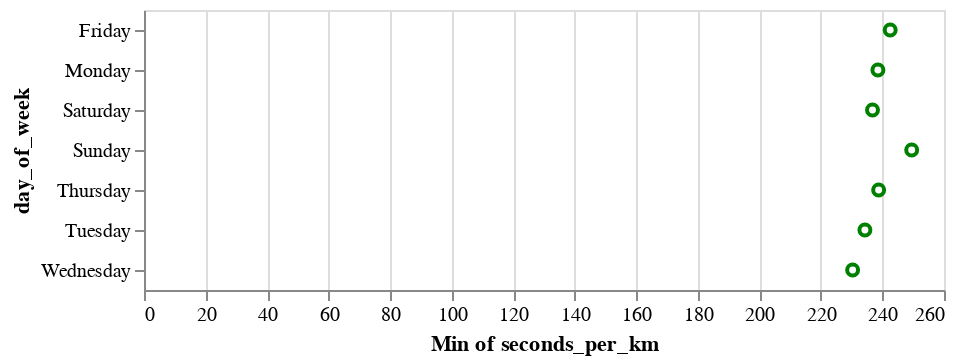

Notebook code cell kept with this figure:
### Code cell
alt.Chart(df).mark_point(color='green').encode(
    alt.X('seconds_per_km', "min"),
    alt.Y('day_of_week'),
    # alt.Color('day_of_week'),
)

### Figure 1 — Vega-Lite specification as saved in the notebook (floating-point values rounded to 4 significant figures)
{"config": {"view": {"continuousWidth": 400, "continuousHeight": 300}}, "data": {"name": "data-e1133b463a748acecaab2035f4a9aa6b"}, "mark": {"type": "point", "color": "green"}, "encoding": {"x": {"aggregate": "min", "field": "seconds_per_km", "type": "quantitative"}, "y": {"field": "day_of_week", "type": "nominal"}}, "$schema": "https://vega.github.io/schema/vega-lite/v4.17.0.json", "datasets": {"data-e1133b463a748acecaab2035f4a9aa6b": [{"Unnamed: 0": 182, "type": 1, "startTime": "2022-01-10T13:39:17+00:00", "sportTime(s)": 453, "maxPace(/meter)": 7.246, "minPace(/meter)": 0.2501, "distance(m)": 1191.0, "avgPace(/meter)": 0.3787, "calories(kcal)": 71.0, "date": "2022-01-10T20:39:00", "seconds_per_km": 380.4, "speed_per_km": "06:20.35", "distance_rounded": 1.0, "day_of_week": "Monday"}, {"Unnamed: 0": 178, "type": 1, "startTime": "2022-01-13T09:23:16+00:00", "sportTime(s)": 290, "maxPace(/meter)": 2.342, "minPace(/meter)": 0.1982, "distance(m)": 1004.0, "avgPace(/meter)": 0.2878, "calories(kcal)": 60.0, "date": "2022-01-13T16:23:00", "seconds_per_km": 288.8, "speed_per_km": "04:48.84", "distance_rounded": 1.0, "day_of_week": "Thursday"}, {"Unnamed: 0": 176, "type": 1, "startTime": "2022-02-03T10:41:12+00:00", "sportTime(s)": 265, "maxPace(/meter)": 0.609, "minPace(/meter)": 0.1993, "distance(m)": 1001.0, "avgPace(/meter)": 0.2637, "calories(kcal)": 39.0, "date": "2022-02-03T17:41:00", "seconds_per_km": 264.7, "speed_per_km": "04:24.74", "distance_rounded": 1.0, "day_of_week": "Thursday"}, {"Unnamed: 0": 172, "type": 1, "startTime": "2022-02-05T11:46:47+00:00", "sportTime(s)": 283, "maxPace(/meter)": 0.6911, "minPace(/meter)": 0.229, "distance(m)": 1006.0, "avgPace(/meter)": 0.2803, "calories(kcal)": 50.0, "date": "2022-02-05T18:46:00", "seconds_per_km": 281.3, "speed_per_km": "04:41.31", "distance_rounded": 1.0, "day_of_week": "Saturday"}, {"Unnamed: 0": 169, "type": 1, "startTime": "2022-02-06T11:36:48+00:00", "sportTime(s)": 272, "maxPace(/meter)": 0.6361, "minPace(/meter)": 0.2325, "distance(m)": 1013.0, "avgPace(/meter)": 0.2675, "calories(kcal)": 34.0, "date": "2022-02-06T18:36:00", "seconds_per_km": 268.5, "speed_per_km": "04:28.51", "distance_rounded": 1.0, "day_of_week": "Sunday"}, {"Unnamed: 0": 166, "type": 1, "startTime": "2022-02-11T11:49:54+00:00", "sportTime(s)": 264, "maxPace(/meter)": 0.788, "minPace(/meter)": 0.198, "distance(m)": 1004.0, "avgPace(/meter)": 0.26, "calories(kcal)": 39.0, "date": "2022-02-11T18:49:00", "seconds_per_km": 262.9, "speed_per_km": "04:22.95", "distance_rounded": 1.0, "day_of_week": "Friday"}, {"Unnamed: 0": 163, "type": 1, "startTime": "2022-02-12T11:25:02+00:00", "sportTime(s)": 259, "maxPace(/meter)": 0.5571, "minPace(/meter)": 0.1928, "distance(m)": 1011.0, "avgPace(/meter)": 0.2552, "calories(kcal)": 44.0, "date": "2022-02-12T18:25:00", "seconds_per_km": 256.2, "speed_per_km": "04:16.18", "distance_rounded": 1.0, "day_of_week": "Saturday"}, {"Unnamed: 0": 161, "type": 1, "startTime": "2022-02-13T11:09:12+00:00", "sportTime(s)": 256, "maxPace(/meter)": 0.576, "minPace(/meter)": 0.194, "distance(m)": 1000.0, "avgPace(/meter)": 0.255, "calories(kcal)": 37.0, "date": "2022-02-13T18:09:00", "seconds_per_km": 256.0, "speed_per_km": "04:16.00", "distance_rounded": 1.0, "day_of_week": "Sunday"}, {"Unnamed: 0": 157, "type": 1, "startTime": "2022-02-14T11:50:09+00:00", "sportTime(s)": 287, "maxPace(/meter)": 0.7446, "minPace(/meter)": 0.2587, "distance(m)": 1002.0, "avgPace(/meter)": 0.2854, "calories(kcal)": 43.0, "date": "2022-02-14T18:50:00", "seconds_per_km": 286.4, "speed_per_km": "04:46.43", "distance_rounded": 1.0, "day_of_week": "Monday"}, {"Unnamed: 0": 155, "type": 1, "startTime": "2022-02-16T11:12:40+00:00", "sportTime(s)": 284, "maxPace(/meter)": 2.165, "minPace(/meter)": 0.1834, "distance(m)": 1001.0, "avgPace(/meter)": 0.2827, "calories(kcal)": 60.0, "date": "2022-02-16T18:12:00", "seconds_per_km": 283.7, "speed_per_km": "04:43.72", "distance_rounded": 1.0, "day_of_week": "Wednesday"}, {"Unnamed: 0": 152, "type": 1, "startTime": "2022-03-05T00:10:22+00:00", "sportTime(s)": 282, "maxPace(/meter)": 0.6154, "minPace(/meter)": 0.2083, "distance(m)": 1006.0, "avgPace(/meter)": 0.2793, "calories(kcal)": 55.0, "date": "2022-03-05T07:10:00", "seconds_per_km": 280.3, "speed_per_km": "04:40.32", "distance_rounded": 1.0, "day_of_week": "Saturday"}, {"Unnamed: 0": 150, "type": 1, "startTime": "2022-03-18T11:26:11+00:00", "sportTime(s)": 282, "maxPace(/meter)": 0.8749, "minPace(/meter)": 0.2372, "distance(m)": 1005.0, "avgPace(/meter)": 0.2796, "calories(kcal)": 47.0, "date": "2022-03-18T18:26:00", "seconds_per_km": 280.6, "speed_per_km": "04:40.60", "distance_rounded": 1.0, "day_of_week": "Friday"}, {"Unnamed: 0": 146, "type": 1, "startTime": "2022-03-28T11:45:13+00:00", "sportTime(s)": 311, "maxPace(/meter)": 0.639, "minPace(/meter)": 0.2149, "distance(m)": 1046.0, "avgPace(/meter)": 0.2964, "calories(kcal)": 57.0, "date": "2022-03-28T18:45:00", "seconds_per_km": 297.3, "speed_per_km": "04:57.32", "distance_rounded": 1.0, "day_of_week": "Monday"}, {"Unnamed: 0": 144, "type": 1, "startTime": "2022-03-29T12:02:25+00:00", "sportTime(s)": 303, "maxPace(/meter)": 0.6835, "minPace(/meter)": 0.2301, "distance(m)": 1003.0, "avgPace(/meter)": 0.3011, "calories(kcal)": 57.0, "date": "2022-03-29T19:02:00", "seconds_per_km": 302.1, "speed_per_km": "05:2.09", "distance_rounded": 1.0, "day_of_week": "Tuesday"}, {"Unnamed: 0": 142, "type": 1, "startTime": "2022-03-30T11:52:16+00:00", "sportTime(s)": 285, "maxPace(/meter)": 0.4753, "minPace(/meter)": 0.1658, "distance(m)": 1001.0, "avgPace(/meter)": 0.2837, "calories(kcal)": 49.0, "date": "2022-03-30T18:52:00", "seconds_per_km": 284.7, "speed_per_km": "04:44.72", "distance_rounded": 1.0, "day_of_week": "Wednesday"}, {"Unnamed: 0": 140, "type": 1, "startTime": "2022-04-04T10:57:56+00:00", "sportTime(s)": 271, "maxPace(/meter)": 0.7117, "minPace(/meter)": 0.2248, "distance(m)": 1000.0, "avgPace(/meter)": 0.27, "calories(kcal)": 48.0, "date": "2022-04-04T17:57:00", "seconds_per_km": 271.0, "speed_per_km": "04:31.00", "distance_rounded": 1.0, "day_of_week": "Monday"}, {"Unnamed: 0": 137, "type": 1, "startTime": "2022-04-08T11:39:28+00:00", "sportTime(s)": 274, "maxPace(/meter)": 0.6707, "minPace(/meter)": 0.2315, "distance(m)": 1000.0, "avgPace(/meter)": 0.273, "calories(kcal)": 51.0, "date": "2022-04-08T18:39:00", "seconds_per_km": 274.0, "speed_per_km": "04:34.00", "distance_rounded": 1.0, "day_of_week": "Friday"}, {"Unnamed: 0": 134, "type": 1, "startTime": "2022-04-10T11:41:58+00:00", "sportTime(s)": 277, "maxPace(/meter)": 0.6873, "minPace(/meter)": 0.2137, "distance(m)": 1006.0, "avgPace(/meter)": 0.2744, "calories(kcal)": 45.0, "date": "2022-04-10T18:41:00", "seconds_per_km": 275.3, "speed_per_km": "04:35.35", "distance_rounded": 1.0, "day_of_week": "Sunday"}, {"Unnamed: 0": 131, "type": 1, "startTime": "2022-04-13T10:48:11+00:00", "sportTime(s)": 278, "maxPace(/meter)": 0.7634, "minPace(/meter)": 0.2038, "distance(m)": 1000.0, "avgPace(/meter)": 0.277, "calories(kcal)": 44.0, "date": "2022-04-13T17:48:00", "seconds_per_km": 278.0, "speed_per_km": "04:38.00", "distance_rounded": 1.0, "day_of_week": "Wednesday"}, {"Unnamed: 0": 128, "type": 1, "startTime": "2022-04-15T09:54:21+00:00", "sportTime(s)": 278, "maxPace(/meter)": 0.7968, "minPace(/meter)": 0.244, "distance(m)": 1005.0, "avgPace(/meter)": 0.2756, "calories(kcal)": 39.0, "date": "2022-04-15T16:54:00", "seconds_per_km": 276.6, "speed_per_km": "04:36.62", "distance_rounded": 1.0, "day_of_week": "Friday"}, {"Unnamed: 0": 125, "type": 1, "startTime": "2022-04-26T11:40:21+00:00", "sportTime(s)": 354, "maxPace(/meter)": 1.115, "minPace(/meter)": 0.1997, "distance(m)": 1201.0, "avgPace(/meter)": 0.2939, "calories(kcal)": 62.0, "date": "2022-04-26T18:40:00", "seconds_per_km": 294.8, "speed_per_km": "04:54.75", "distance_rounded": 1.0, "day_of_week": "Tuesday"}, {"Unnamed: 0": 123, "type": 1, "startTime": "2022-04-27T11:31:56+00:00", "sportTime(s)": 270, "maxPace(/meter)": 0.6803, "minPace(/meter)": 0.2187, "distance(m)": 1002.0, "avgPace(/meter)": 0.2685, "calories(kcal)": 48.0, "date": "2022-04-27T18:31:00", "seconds_per_km": 269.5, "speed_per_km": "04:29.46", "distance_rounded": 1.0, "day_of_week": "Wednesday"}, {"Unnamed: 0": 121, "type": 1, "startTime": "2022-04-28T10:37:51+00:00", "sportTime(s)": 279, "maxPace(/meter)": 0.8052, "minPace(/meter)": 0.221, "distance(m)": 1002.0, "avgPace(/meter)": 0.2774, "calories(kcal)": 50.0, "date": "2022-04-28T17:37:00", "seconds_per_km": 278.4, "speed_per_km": "04:38.44", "distance_rounded": 1.0, "day_of_week": "Thursday"}, {"Unnamed: 0": 119, "type": 1, "startTime": "2022-04-29T11:01:29+00:00", "sportTime(s)": 495, "maxPace(/meter)": 1.217, "minPace(/meter)": 0.2073, "distance(m)": 1651.0, "avgPace(/meter)": 0.2974, "calories(kcal)": 89.0, "date": "2022-04-29T18:01:00", "seconds_per_km": 299.8, "speed_per_km": "04:59.82", "distance_rounded": 1.0, "day_of_week": "Friday"}, {"Unnamed: 0": 117, "type": 1, "startTime": "2022-05-01T09:48:50+00:00", "sportTime(s)": 283, "maxPace(/meter)": 0.8224, "minPace(/meter)": 0.2239, "distance(m)": 1006.0, "avgPace(/meter)": 0.2803, "calories(kcal)": 41.0, "date": "2022-05-01T16:48:00", "seconds_per_km": 281.3, "speed_per_km": "04:41.31", "distance_rounded": 1.0, "day_of_week": "Sunday"}, {"Unnamed: 0": 112, "type": 1, "startTime": "2022-05-04T11:52:29+00:00", "sportTime(s)": 279, "maxPace(/meter)": 0.6135, "minPace(/meter)": 0.2112, "distance(m)": 1007.0, "avgPace(/meter)": 0.2761, "calories(kcal)": 42.0, "date": "2022-05-04T18:52:00", "seconds_per_km": 277.1, "speed_per_km": "04:37.06", "distance_rounded": 1.0, "day_of_week": "Wednesday"}, {"Unnamed: 0": 110, "type": 1, "startTime": "2022-05-05T11:15:38+00:00", "sportTime(s)": 292, "maxPace(/meter)": 0.7042, "minPace(/meter)": 0.216, "distance(m)": 1000.0, "avgPace(/meter)": 0.291, "calories(kcal)": 52.0, "date": "2022-05-05T18:15:00", "seconds_per_km": 292.0, "speed_per_km": "04:52.00", "distance_rounded": 1.0, "day_of_week": "Thursday"}, {"Unnamed: 0": 107, "type": 1, "startTime": "2022-05-06T10:16:48+00:00", "sportTime(s)": 273, "maxPace(/meter)": 0.7022, "minPace(/meter)": 0.2276, "distance(m)": 1003.0, "avgPace(/meter)": 0.2712, "calories(kcal)": 47.0, "date": "2022-05-06T17:16:00", "seconds_per_km": 272.2, "speed_per_km": "04:32.18", "distance_rounded": 1.0, "day_of_week": "Friday"}, {"Unnamed: 0": 104, "type": 1, "startTime": "2022-05-07T09:47:30+00:00", "sportTime(s)": 290, "maxPace(/meter)": 212.0, "minPace(/meter)": 0.2129, "distance(m)": 1040.0, "avgPace(/meter)": 0.278, "calories(kcal)": 52.0, "date": "2022-05-07T16:47:00", "seconds_per_km": 278.8, "speed_per_km": "04:38.85", "distance_rounded": 1.0, "day_of_week": "Saturday"}, {"Unnamed: 0": 102, "type": 1, "startTime": "2022-05-08T11:24:19+00:00", "sportTime(s)": 287, "maxPace(/meter)": 225.0, "minPace(/meter)": 0.2221, "distance(m)": 1026.0, "avgPace(/meter)": 0.279, "calories(kcal)": 56.0, "date": "2022-05-08T18:24:00", "seconds_per_km": 279.7, "speed_per_km": "04:39.73", "distance_rounded": 1.0, "day_of_week": "Sunday"}, {"Unnamed: 0": 99, "type": 1, "startTime": "2022-05-12T11:36:50+00:00", "sportTime(s)": 281, "maxPace(/meter)": 178.0, "minPace(/meter)": 0.1781, "distance(m)": 1007.0, "avgPace(/meter)": 0.278, "calories(kcal)": 59.0, "date": "2022-05-12T18:36:00", "seconds_per_km": 279.0, "speed_per_km": "04:39.05", "distance_rounded": 1.0, "day_of_week": "Thursday"}, {"Unnamed: 0": 96, "type": 1, "startTime": "2022-05-13T11:36:23+00:00", "sportTime(s)": 291, "maxPace(/meter)": 201.0, "minPace(/meter)": 0.2015, "distance(m)": 1024.0, "avgPace(/meter)": 0.283, "calories(kcal)": 55.0, "date": "2022-05-13T18:36:00", "seconds_per_km": 284.2, "speed_per_km": "04:44.18", "distance_rounded": 1.0, "day_of_week": "Friday"}, {"Unnamed: 0": 92, "type": 1, "startTime": "2022-05-15T11:36:24+00:00", "sportTime(s)": 281, "maxPace(/meter)": 197.0, "minPace(/meter)": 0.1974, "distance(m)": 1028.0, "avgPace(/meter)": 0.273, "calories(kcal)": 51.0, "date": "2022-05-15T18:36:00", "seconds_per_km": 273.3, "speed_per_km": "04:33.35", "distance_rounded": 1.0, "day_of_week": "Sunday"}, {"Unnamed: 0": 89, "type": 1, "startTime": "2022-05-16T11:31:34+00:00", "sportTime(s)": 302, "maxPace(/meter)": 210.0, "minPace(/meter)": 0.2106, "distance(m)": 1046.0, "avgPace(/meter)": 0.288, "calories(kcal)": 63.0, "date": "2022-05-16T18:31:00", "seconds_per_km": 288.7, "speed_per_km": "04:48.72", "distance_rounded": 1.0, "day_of_week": "Monday"}, {"Unnamed: 0": 86, "type": 1, "startTime": "2022-05-17T11:15:00+00:00", "sportTime(s)": 308, "maxPace(/meter)": 237.0, "minPace(/meter)": 0.2227, "distance(m)": 1049.0, "avgPace(/meter)": 0.293, "calories(kcal)": 63.0, "date": "2022-05-17T18:15:00", "seconds_per_km": 293.6, "speed_per_km": "04:53.61", "distance_rounded": 1.0, "day_of_week": "Tuesday"}, {"Unnamed: 0": 82, "type": 1, "startTime": "2022-05-21T13:48:24+00:00", "sportTime(s)": 287, "maxPace(/meter)": 0.6219, "minPace(/meter)": 0.2232, "distance(m)": 1003.0, "avgPace(/meter)": 0.2841, "calories(kcal)": 50.03, "date": "2022-05-21T20:48:00", "seconds_per_km": 286.1, "speed_per_km": "04:46.14", "distance_rounded": 1.0, "day_of_week": "Saturday"}, {"Unnamed: 0": 79, "type": 1, "startTime": "2022-05-22T10:22:47+00:00", "sportTime(s)": 267, "maxPace(/meter)": 0.815, "minPace(/meter)": 0.2136, "distance(m)": 1000.0, "avgPace(/meter)": 0.265, "calories(kcal)": 44.08, "date": "2022-05-22T17:22:00", "seconds_per_km": 267.0, "speed_per_km": "04:27.00", "distance_rounded": 1.0, "day_of_week": "Sunday"}, {"Unnamed: 0": 76, "type": 1, "startTime": "2022-05-23T11:46:59+00:00", "sportTime(s)": 267, "maxPace(/meter)": 0.668, "minPace(/meter)": 0.2187, "distance(m)": 1000.0, "avgPace(/meter)": 0.265, "calories(kcal)": 50.33, "date": "2022-05-23T18:46:00", "seconds_per_km": 267.0, "speed_per_km": "04:27.00", "distance_rounded": 1.0, "day_of_week": "Monday"}, {"Unnamed: 0": 73, "type": 1, "startTime": "2022-05-24T11:54:01+00:00", "sportTime(s)": 267, "maxPace(/meter)": 0.9251, "minPace(/meter)": 0.2227, "distance(m)": 1001.0, "avgPace(/meter)": 0.2647, "calories(kcal)": 44.15, "date": "2022-05-24T18:54:00", "seconds_per_km": 266.7, "speed_per_km": "04:26.73", "distance_rounded": 1.0, "day_of_week": "Tuesday"}, {"Unnamed: 0": 70, "type": 1, "startTime": "2022-05-25T10:56:04+00:00", "sportTime(s)": 241, "maxPace(/meter)": 0.9066, "minPace(/meter)": 0.1197, "distance(m)": 1003.0, "avgPace(/meter)": 0.2353, "calories(kcal)": 40.81, "date": "2022-05-25T17:56:00", "seconds_per_km": 240.3, "speed_per_km": "04:0.28", "distance_rounded": 1.0, "day_of_week": "Wednesday"}, {"Unnamed: 0": 67, "type": 1, "startTime": "2022-05-26T10:17:38+00:00", "sportTime(s)": 265, "maxPace(/meter)": 0.558, "minPace(/meter)": 0.1968, "distance(m)": 1003.0, "avgPace(/meter)": 0.2622, "calories(kcal)": 53.12, "date": "2022-05-26T17:17:00", "seconds_per_km": 264.2, "speed_per_km": "04:24.21", "distance_rounded": 1.0, "day_of_week": "Thursday"}, {"Unnamed: 0": 64, "type": 1, "startTime": "2022-05-27T11:35:19+00:00", "sportTime(s)": 277, "maxPace(/meter)": 0.757, "minPace(/meter)": 0.2449, "distance(m)": 1003.0, "avgPace(/meter)": 0.2742, "calories(kcal)": 43.04, "date": "2022-05-27T18:35:00", "seconds_per_km": 276.2, "speed_per_km": "04:36.17", "distance_rounded": 1.0, "day_of_week": "Friday"}, {"Unnamed: 0": 61, "type": 1, "startTime": "2022-05-28T10:39:29+00:00", "sportTime(s)": 271, "maxPace(/meter)": 0.6452, "minPace(/meter)": 0.2224, "distance(m)": 1005.0, "avgPace(/meter)": 0.2677, "calories(kcal)": 51.33, "date": "2022-05-28T17:39:00", "seconds_per_km": 269.7, "speed_per_km": "04:29.65", "distance_rounded": 1.0, "day_of_week": "Saturday"}, {"Unnamed: 0": 58, "type": 1, "startTime": "2022-05-29T11:19:12+00:00", "sportTime(s)": 253, "maxPace(/meter)": 0.4274, "minPace(/meter)": 0.1839, "distance(m)": 1000.0, "avgPace(/meter)": 0.251, "calories(kcal)": 41.0, "date": "2022-05-29T18:19:00", "seconds_per_km": 253.0, "speed_per_km": "04:13.00", "distance_rounded": 1.0, "day_of_week": "Sunday"}, {"Unnamed: 0": 55, "type": 1, "startTime": "2022-05-30T11:55:16+00:00", "sportTime(s)": 253, "maxPace(/meter)": 0.4058, "minPace(/meter)": 0.1746, "distance(m)": 1004.0, "avgPace(/meter)": 0.25, "calories(kcal)": 48.92, "date": "2022-05-30T18:55:00", "seconds_per_km": 252.0, "speed_per_km": "04:11.99", "distance_rounded": 1.0, "day_of_week": "Monday"}, {"Unnamed: 0": 52, "type": 1, "startTime": "2022-05-31T11:42:33+00:00", "sportTime(s)": 261, "maxPace(/meter)": 0.5513, "minPace(/meter)": 0.203, "distance(m)": 1006.0, "avgPace(/meter)": 0.2575, "calories(kcal)": 49.91, "date": "2022-05-31T18:42:00", "seconds_per_km": 259.4, "speed_per_km": "04:19.44", "distance_rounded": 1.0, "day_of_week": "Tuesday"}, {"Unnamed: 0": 49, "type": 1, "startTime": "2022-06-03T11:03:24+00:00", "sportTime(s)": 251, "maxPace(/meter)": 0.8258, "minPace(/meter)": 0.1627, "distance(m)": 1003.0, "avgPace(/meter)": 0.2483, "calories(kcal)": 45.2, "date": "2022-06-03T18:03:00", "seconds_per_km": 250.2, "speed_per_km": "04:10.25", "distance_rounded": 1.0, "day_of_week": "Friday"}, {"Unnamed: 0": 46, "type": 1, "startTime": "2022-06-04T11:38:21+00:00", "sportTime(s)": 245, "maxPace(/meter)": 0.5981, "minPace(/meter)": 0.2102, "distance(m)": 1001.0, "avgPace(/meter)": 0.2428, "calories(kcal)": 51.81, "date": "2022-06-04T18:38:00", "seconds_per_km": 244.8, "speed_per_km": "04:4.76", "distance_rounded": 1.0, "day_of_week": "Saturday"}, {"Unnamed: 0": 43, "type": 1, "startTime": "2022-06-11T10:38:27+00:00", "sportTime(s)": 237, "maxPace(/meter)": 0.5176, "minPace(/meter)": 0.1971, "distance(m)": 1001.0, "avgPace(/meter)": 0.2348, "calories(kcal)": 30.82, "date": "2022-06-11T17:38:00", "seconds_per_km": 236.8, "speed_per_km": "03:56.76", "distance_rounded": 1.0, "day_of_week": "Saturday"}, {"Unnamed: 0": 39, "type": 1, "startTime": "2022-06-12T10:47:29+00:00", "sportTime(s)": 251, "maxPace(/meter)": 0.6472, "minPace(/meter)": 0.2005, "distance(m)": 1006.0, "avgPace(/meter)": 0.2475, "calories(kcal)": 51.79, "date": "2022-06-12T17:47:00", "seconds_per_km": 249.5, "speed_per_km": "04:9.50", "distance_rounded": 1.0, "day_of_week": "Sunday"}, {"Unnamed: 0": 36, "type": 1, "startTime": "2022-06-14T12:03:23+00:00", "sportTime(s)": 259, "maxPace(/meter)": 0.5627, "minPace(/meter)": 0.1935, "distance(m)": 1003.0, "avgPace(/meter)": 0.2562, "calories(kcal)": 56.05, "date": "2022-06-14T19:03:00", "seconds_per_km": 258.2, "speed_per_km": "04:18.23", "distance_rounded": 1.0, "day_of_week": "Tuesday"}, {"Unnamed: 0": 32, "type": 1, "startTime": "2022-06-15T11:46:25+00:00", "sportTime(s)": 249, "maxPace(/meter)": 0.5219, "minPace(/meter)": 0.1885, "distance(m)": 1011.0, "avgPace(/meter)": 0.2443, "calories(kcal)": 47.92, "date": "2022-06-15T18:46:00", "seconds_per_km": 246.3, "speed_per_km": "04:6.29", "distance_rounded": 1.0, "day_of_week": "Wednesday"}, {"Unnamed: 0": 27, "type": 1, "startTime": "2022-06-16T11:03:28+00:00", "sportTime(s)": 243, "maxPace(/meter)": 0.5764, "minPace(/meter)": 0.1971, "distance(m)": 1002.0, "avgPace(/meter)": 0.2405, "calories(kcal)": 33.65, "date": "2022-06-16T18:03:00", "seconds_per_km": 242.5, "speed_per_km": "04:2.51", "distance_rounded": 1.0, "day_of_week": "Thursday"}, {"Unnamed: 0": 23, "type": 1, "startTime": "2022-06-17T11:03:58+00:00", "sportTime(s)": 243, "maxPace(/meter)": 0.4713, "minPace(/meter)": 0.1802, "distance(m)": 1002.0, "avgPace(/meter)": 0.2405, "calories(kcal)": 48.66, "date": "2022-06-17T18:03:00", "seconds_per_km": 242.5, "speed_per_km": "04:2.51", "distance_rounded": 1.0, "day_of_week": "Friday"}, {"Unnamed: 0": 18, "type": 1, "startTime": "2022-06-21T12:23:33+00:00", "sportTime(s)": 247, "maxPace(/meter)": 0.5322, "minPace(/meter)": 0.1881, "distance(m)": 1009.0, "avgPace(/meter)": 0.2428, "calories(kcal)": 45.0, "date": "2022-06-21T19:23:00", "seconds_per_km": 244.8, "speed_per_km": "04:4.80", "distance_rounded": 1.0, "day_of_week": "Tuesday"}, {"Unnamed: 0": 15, "type": 1, "startTime": "2022-06-23T11:16:47+00:00", "sportTime(s)": 245, "maxPace(/meter)": 0.627, "minPace(/meter)": 0.1883, "distance(m)": 1003.0, "avgPace(/meter)": 0.2423, "calories(kcal)": 49.76, "date": "2022-06-23T18:16:00", "seconds_per_km": 244.3, "speed_per_km": "04:4.27", "distance_rounded": 1.0, "day_of_week": "Thursday"}, {"Unnamed: 0": 10, "type": 1, "startTime": "2022-06-27T11:45:38+00:00", "sportTime(s)": 239, "maxPace(/meter)": 0.6246, "minPace(/meter)": 0.1815, "distance(m)": 1002.0, "avgPace(/meter)": 0.2365, "calories(kcal)": 48.67, "date": "2022-06-27T18:45:00", "seconds_per_km": 238.5, "speed_per_km": "03:58.52", "distance_rounded": 1.0, "day_of_week": "Monday"}, {"Unnamed: 0": 7, "type": 1, "startTime": "2022-06-28T11:07:21+00:00", "sportTime(s)": 235, "maxPace(/meter)": 0.4755, "minPace(/meter)": 0.1836, "distance(m)": 1003.0, "avgPace(/meter)": 0.2323, "calories(kcal)": 39.65, "date": "2022-06-28T18:07:00", "seconds_per_km": 234.3, "speed_per_km": "03:54.30", "distance_rounded": 1.0, "day_of_week": "Tuesday"}, {"Unnamed: 0": 4, "type": 1, "startTime": "2022-06-29T12:02:34+00:00", "sportTime(s)": 231, "maxPace(/meter)": 0.5453, "minPace(/meter)": 0.1936, "distance(m)": 1003.0, "avgPace(/meter)": 0.2283, "calories(kcal)": 33.62, "date": "2022-06-29T19:02:00", "seconds_per_km": 230.3, "speed_per_km": "03:50.31", "distance_rounded": 1.0, "day_of_week": "Wednesday"}, {"Unnamed: 0": 1, "type": 1, "startTime": "2022-06-30T12:31:18+00:00", "sportTime(s)": 239, "maxPace(/meter)": 0.6545, "minPace(/meter)": 0.1648, "distance(m)": 1001.0, "avgPace(/meter)": 0.2368, "calories(kcal)": 36.82, "date": "2022-06-30T19:31:00", "seconds_per_km": 238.8, "speed_per_km": "03:58.76", "distance_rounded": 1.0, "day_of_week": "Thursday"}]}}
